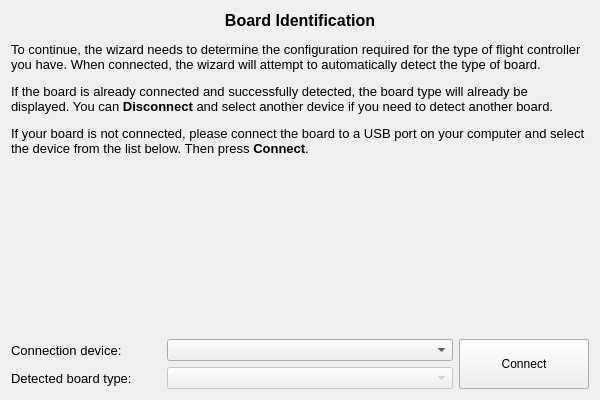
<?xml version="1.0" encoding="UTF-8"?>
<ui version="4.0">
 <class>ControllerPage</class>
 <widget class="QWizardPage" name="ControllerPage">
  <property name="geometry">
   <rect>
    <x>0</x>
    <y>0</y>
    <width>600</width>
    <height>400</height>
   </rect>
  </property>
  <property name="sizePolicy">
   <sizepolicy hsizetype="Expanding" vsizetype="Expanding">
    <horstretch>0</horstretch>
    <verstretch>0</verstretch>
   </sizepolicy>
  </property>
  <property name="minimumSize">
   <size>
    <width>400</width>
    <height>400</height>
   </size>
  </property>
  <property name="windowTitle">
   <string>WizardPage</string>
  </property>
  <layout class="QVBoxLayout" name="verticalLayout">
   <item>
    <widget class="QLabel" name="label">
     <property name="text">
      <string>&lt;!DOCTYPE HTML PUBLIC &quot;-//W3C//DTD HTML 4.0//EN&quot; &quot;http://www.w3.org/TR/REC-html40/strict.dtd&quot;&gt;
&lt;html&gt;&lt;head&gt;&lt;meta name=&quot;qrichtext&quot; content=&quot;1&quot; /&gt;&lt;style type=&quot;text/css&quot;&gt;
p, li { white-space: pre-wrap; }
&lt;/style&gt;&lt;/head&gt;&lt;body style=&quot; font-family:'Cantarell'; font-size:11pt; font-weight:400; font-style:normal;&quot;&gt;
&lt;p align=&quot;center&quot; style=&quot; margin-top:12px; margin-bottom:12px; margin-left:0px; margin-right:0px; -qt-block-indent:0; text-indent:0px;&quot;&gt;&lt;span style=&quot; font-family:'MS Shell Dlg 2'; font-size:12pt; font-weight:600;&quot;&gt;Board Identification&lt;/span&gt;&lt;/p&gt;
&lt;p style=&quot; margin-top:12px; margin-bottom:12px; margin-left:0px; margin-right:0px; -qt-block-indent:0; text-indent:0px;&quot;&gt;&lt;span style=&quot; font-family:'MS Shell Dlg 2'; font-size:10pt;&quot;&gt;To continue, the wizard needs to determine the configuration required for the type of flight controller you have. When connected, the wizard will attempt to automatically detect the type of board.&lt;/span&gt;&lt;/p&gt;
&lt;p style=&quot; margin-top:12px; margin-bottom:12px; margin-left:0px; margin-right:0px; -qt-block-indent:0; text-indent:0px;&quot;&gt;&lt;span style=&quot; font-family:'MS Shell Dlg 2'; font-size:10pt;&quot;&gt;If the board is already connected and successfully detected, the board type will already be displayed. You can &lt;/span&gt;&lt;span style=&quot; font-family:'MS Shell Dlg 2'; font-size:10pt; font-weight:600;&quot;&gt;Disconnect&lt;/span&gt;&lt;span style=&quot; font-family:'MS Shell Dlg 2'; font-size:10pt;&quot;&gt; and select another device if you need to detect another board.&lt;/span&gt;&lt;/p&gt;
&lt;p style=&quot; margin-top:12px; margin-bottom:12px; margin-left:0px; margin-right:0px; -qt-block-indent:0; text-indent:0px;&quot;&gt;&lt;span style=&quot; font-family:'MS Shell Dlg 2'; font-size:10pt;&quot;&gt;If your board is not connected, please connect the board to a USB port on your computer and select the device from the list below. Then press &lt;/span&gt;&lt;span style=&quot; font-family:'MS Shell Dlg 2'; font-size:10pt; font-weight:600;&quot;&gt;Connect&lt;/span&gt;&lt;span style=&quot; font-family:'MS Shell Dlg 2'; font-size:10pt;&quot;&gt;.&lt;/span&gt;&lt;/p&gt;&lt;/body&gt;&lt;/html&gt;</string>
     </property>
     <property name="textFormat">
      <enum>Qt::AutoText</enum>
     </property>
     <property name="scaledContents">
      <bool>true</bool>
     </property>
     <property name="alignment">
      <set>Qt::AlignLeading|Qt::AlignLeft|Qt::AlignTop</set>
     </property>
     <property name="wordWrap">
      <bool>true</bool>
     </property>
    </widget>
   </item>
   <item>
    <spacer name="verticalSpacer">
     <property name="orientation">
      <enum>Qt::Vertical</enum>
     </property>
     <property name="sizeHint" stdset="0">
      <size>
       <width>20</width>
       <height>9</height>
      </size>
     </property>
    </spacer>
   </item>
   <item>
    <layout class="QHBoxLayout" name="horizontalLayout_4">
     <property name="sizeConstraint">
      <enum>QLayout::SetMaximumSize</enum>
     </property>
     <property name="leftMargin">
      <number>6</number>
     </property>
     <property name="topMargin">
      <number>6</number>
     </property>
     <property name="rightMargin">
      <number>6</number>
     </property>
     <property name="bottomMargin">
      <number>6</number>
     </property>
     <item>
      <widget class="QLabel" name="boardImg">
       <property name="minimumSize">
        <size>
         <width>100</width>
         <height>100</height>
        </size>
       </property>
       <property name="maximumSize">
        <size>
         <width>250</width>
         <height>250</height>
        </size>
       </property>
       <property name="text">
        <string notr="true"/>
       </property>
       <property name="scaledContents">
        <bool>true</bool>
       </property>
      </widget>
     </item>
    </layout>
   </item>
   <item>
    <layout class="QGridLayout" name="gridLayout">
     <property name="bottomMargin">
      <number>0</number>
     </property>
     <item row="0" column="1">
      <widget class="QComboBox" name="deviceCombo">
       <property name="sizePolicy">
        <sizepolicy hsizetype="Expanding" vsizetype="Fixed">
         <horstretch>0</horstretch>
         <verstretch>0</verstretch>
        </sizepolicy>
       </property>
      </widget>
     </item>
     <item row="1" column="0">
      <widget class="QLabel" name="label_3">
       <property name="minimumSize">
        <size>
         <width>150</width>
         <height>0</height>
        </size>
       </property>
       <property name="font">
        <font>
         <pointsize>10</pointsize>
         <weight>50</weight>
         <bold>false</bold>
        </font>
       </property>
       <property name="text">
        <string>Detected board type:</string>
       </property>
      </widget>
     </item>
     <item row="0" column="0">
      <widget class="QLabel" name="label_2">
       <property name="minimumSize">
        <size>
         <width>150</width>
         <height>0</height>
        </size>
       </property>
       <property name="font">
        <font>
         <pointsize>10</pointsize>
         <weight>50</weight>
         <bold>false</bold>
        </font>
       </property>
       <property name="text">
        <string>Connection device:</string>
       </property>
      </widget>
     </item>
     <item row="1" column="1">
      <widget class="QComboBox" name="boardTypeCombo">
       <property name="enabled">
        <bool>false</bool>
       </property>
       <property name="sizePolicy">
        <sizepolicy hsizetype="Expanding" vsizetype="Fixed">
         <horstretch>0</horstretch>
         <verstretch>0</verstretch>
        </sizepolicy>
       </property>
      </widget>
     </item>
     <item row="0" column="2" rowspan="2">
      <widget class="QPushButton" name="connectButton">
       <property name="sizePolicy">
        <sizepolicy hsizetype="Minimum" vsizetype="MinimumExpanding">
         <horstretch>0</horstretch>
         <verstretch>0</verstretch>
        </sizepolicy>
       </property>
       <property name="minimumSize">
        <size>
         <width>130</width>
         <height>0</height>
        </size>
       </property>
       <property name="maximumSize">
        <size>
         <width>130</width>
         <height>16777215</height>
        </size>
       </property>
       <property name="text">
        <string>Connect</string>
       </property>
      </widget>
     </item>
    </layout>
   </item>
  </layout>
 </widget>
 <resources/>
 <connections/>
</ui>
